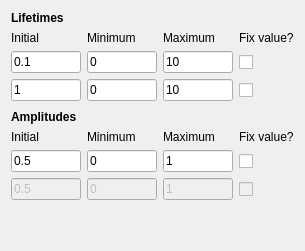
          <widget class="QWidget" name="page_2">
           <layout class="QGridLayout" name="gridLayout_3">
            <item row="2" column="3">
             <widget class="QCheckBox" name="check2Fix1">
              <property name="sizePolicy">
               <sizepolicy hsizetype="Minimum" vsizetype="Minimum">
                <horstretch>0</horstretch>
                <verstretch>0</verstretch>
               </sizepolicy>
              </property>
              <property name="text">
               <string/>
              </property>
             </widget>
            </item>
            <item row="0" column="0">
             <widget class="QLabel" name="label_11">
              <property name="sizePolicy">
               <sizepolicy hsizetype="Preferred" vsizetype="Minimum">
                <horstretch>0</horstretch>
                <verstretch>0</verstretch>
               </sizepolicy>
              </property>
              <property name="font">
               <font>
                <weight>75</weight>
                <bold>true</bold>
               </font>
              </property>
              <property name="text">
               <string>Lifetimes</string>
              </property>
             </widget>
            </item>
            <item row="5" column="0">
             <widget class="QLabel" name="label_25">
              <property name="sizePolicy">
               <sizepolicy hsizetype="Preferred" vsizetype="Minimum">
                <horstretch>0</horstretch>
                <verstretch>0</verstretch>
               </sizepolicy>
              </property>
              <property name="font">
               <font>
                <weight>75</weight>
                <bold>true</bold>
               </font>
              </property>
              <property name="text">
               <string>Amplitudes</string>
              </property>
             </widget>
            </item>
            <item row="3" column="3">
             <widget class="QCheckBox" name="check2Fix2">
              <property name="sizePolicy">
               <sizepolicy hsizetype="Minimum" vsizetype="Minimum">
                <horstretch>0</horstretch>
                <verstretch>0</verstretch>
               </sizepolicy>
              </property>
              <property name="text">
               <string/>
              </property>
             </widget>
            </item>
            <item row="6" column="3">
             <widget class="QLabel" name="label_22">
              <property name="sizePolicy">
               <sizepolicy hsizetype="Preferred" vsizetype="Minimum">
                <horstretch>0</horstretch>
                <verstretch>0</verstretch>
               </sizepolicy>
              </property>
              <property name="text">
               <string>Fix value?</string>
              </property>
             </widget>
            </item>
            <item row="1" column="0">
             <widget class="QLabel" name="label_9">
              <property name="sizePolicy">
               <sizepolicy hsizetype="Preferred" vsizetype="Minimum">
                <horstretch>0</horstretch>
                <verstretch>0</verstretch>
               </sizepolicy>
              </property>
              <property name="text">
               <string>Initial</string>
              </property>
             </widget>
            </item>
            <item row="4" column="0" colspan="4">
             <spacer name="verticalSpacer_9">
              <property name="orientation">
               <enum>Qt::Vertical</enum>
              </property>
              <property name="sizeType">
               <enum>QSizePolicy::Fixed</enum>
              </property>
              <property name="sizeHint" stdset="0">
               <size>
                <width>20</width>
                <height>3</height>
               </size>
              </property>
             </spacer>
            </item>
            <item row="6" column="0">
             <widget class="QLabel" name="label_23">
              <property name="sizePolicy">
               <sizepolicy hsizetype="Preferred" vsizetype="Minimum">
                <horstretch>0</horstretch>
                <verstretch>0</verstretch>
               </sizepolicy>
              </property>
              <property name="text">
               <string>Initial</string>
              </property>
             </widget>
            </item>
            <item row="3" column="2">
             <widget class="QLineEdit" name="line2Max2">
              <property name="sizePolicy">
               <sizepolicy hsizetype="Expanding" vsizetype="Minimum">
                <horstretch>0</horstretch>
                <verstretch>0</verstretch>
               </sizepolicy>
              </property>
              <property name="maximumSize">
               <size>
                <width>70</width>
                <height>16777215</height>
               </size>
              </property>
              <property name="text">
               <string>10</string>
              </property>
             </widget>
            </item>
            <item row="1" column="3">
             <widget class="QLabel" name="label_10">
              <property name="sizePolicy">
               <sizepolicy hsizetype="Preferred" vsizetype="Minimum">
                <horstretch>0</horstretch>
                <verstretch>0</verstretch>
               </sizepolicy>
              </property>
              <property name="text">
               <string>Fix value?</string>
              </property>
             </widget>
            </item>
            <item row="2" column="1">
             <widget class="QLineEdit" name="line2Min1">
              <property name="sizePolicy">
               <sizepolicy hsizetype="Expanding" vsizetype="Minimum">
                <horstretch>0</horstretch>
                <verstretch>0</verstretch>
               </sizepolicy>
              </property>
              <property name="maximumSize">
               <size>
                <width>70</width>
                <height>16777215</height>
               </size>
              </property>
              <property name="text">
               <string>0</string>
              </property>
             </widget>
            </item>
            <item row="6" column="1">
             <widget class="QLabel" name="label_26">
              <property name="sizePolicy">
               <sizepolicy hsizetype="Preferred" vsizetype="Minimum">
                <horstretch>0</horstretch>
                <verstretch>0</verstretch>
               </sizepolicy>
              </property>
              <property name="text">
               <string>Minimum</string>
              </property>
             </widget>
            </item>
            <item row="3" column="1">
             <widget class="QLineEdit" name="line2Min2">
              <property name="sizePolicy">
               <sizepolicy hsizetype="Expanding" vsizetype="Minimum">
                <horstretch>0</horstretch>
                <verstretch>0</verstretch>
               </sizepolicy>
              </property>
              <property name="maximumSize">
               <size>
                <width>70</width>
                <height>16777215</height>
               </size>
              </property>
              <property name="text">
               <string>0</string>
              </property>
             </widget>
            </item>
            <item row="7" column="3">
             <widget class="QCheckBox" name="check2AmpFix1">
              <property name="sizePolicy">
               <sizepolicy hsizetype="Minimum" vsizetype="Minimum">
                <horstretch>0</horstretch>
                <verstretch>0</verstretch>
               </sizepolicy>
              </property>
              <property name="text">
               <string/>
              </property>
             </widget>
            </item>
            <item row="1" column="2">
             <widget class="QLabel" name="label_8">
              <property name="sizePolicy">
               <sizepolicy hsizetype="Preferred" vsizetype="Minimum">
                <horstretch>0</horstretch>
                <verstretch>0</verstretch>
               </sizepolicy>
              </property>
              <property name="text">
               <string>Maximum</string>
              </property>
             </widget>
            </item>
            <item row="8" column="3">
             <widget class="QCheckBox" name="check2AmpFix2">
              <property name="enabled">
               <bool>false</bool>
              </property>
              <property name="sizePolicy">
               <sizepolicy hsizetype="Minimum" vsizetype="Minimum">
                <horstretch>0</horstretch>
                <verstretch>0</verstretch>
               </sizepolicy>
              </property>
              <property name="text">
               <string/>
              </property>
             </widget>
            </item>
            <item row="3" column="0">
             <widget class="QLineEdit" name="line2Init2">
              <property name="sizePolicy">
               <sizepolicy hsizetype="Expanding" vsizetype="Minimum">
                <horstretch>0</horstretch>
                <verstretch>0</verstretch>
               </sizepolicy>
              </property>
              <property name="maximumSize">
               <size>
                <width>70</width>
                <height>16777215</height>
               </size>
              </property>
              <property name="text">
               <string>1</string>
              </property>
             </widget>
            </item>
            <item row="2" column="2">
             <widget class="QLineEdit" name="line2Max1">
              <property name="sizePolicy">
               <sizepolicy hsizetype="Expanding" vsizetype="Minimum">
                <horstretch>0</horstretch>
                <verstretch>0</verstretch>
               </sizepolicy>
              </property>
              <property name="maximumSize">
               <size>
                <width>70</width>
                <height>16777215</height>
               </size>
              </property>
              <property name="text">
               <string>10</string>
              </property>
             </widget>
            </item>
            <item row="8" column="1">
             <widget class="QLineEdit" name="line2AmpMin2">
              <property name="enabled">
               <bool>false</bool>
              </property>
              <property name="sizePolicy">
               <sizepolicy hsizetype="Expanding" vsizetype="Minimum">
                <horstretch>0</horstretch>
                <verstretch>0</verstretch>
               </sizepolicy>
              </property>
              <property name="maximumSize">
               <size>
                <width>70</width>
                <height>16777215</height>
               </size>
              </property>
              <property name="text">
               <string>0</string>
              </property>
             </widget>
            </item>
            <item row="6" column="2">
             <widget class="QLabel" name="label_24">
              <property name="sizePolicy">
               <sizepolicy hsizetype="Preferred" vsizetype="Minimum">
                <horstretch>0</horstretch>
                <verstretch>0</verstretch>
               </sizepolicy>
              </property>
              <property name="text">
               <string>Maximum</string>
              </property>
             </widget>
            </item>
            <item row="7" column="0">
             <widget class="QLineEdit" name="line2AmpInit1">
              <property name="sizePolicy">
               <sizepolicy hsizetype="Expanding" vsizetype="Minimum">
                <horstretch>0</horstretch>
                <verstretch>0</verstretch>
               </sizepolicy>
              </property>
              <property name="maximumSize">
               <size>
                <width>70</width>
                <height>16777215</height>
               </size>
              </property>
              <property name="text">
               <string>0.5</string>
              </property>
             </widget>
            </item>
            <item row="7" column="2">
             <widget class="QLineEdit" name="line2AmpMax1">
              <property name="sizePolicy">
               <sizepolicy hsizetype="Expanding" vsizetype="Minimum">
                <horstretch>0</horstretch>
                <verstretch>0</verstretch>
               </sizepolicy>
              </property>
              <property name="maximumSize">
               <size>
                <width>70</width>
                <height>16777215</height>
               </size>
              </property>
              <property name="text">
               <string>1</string>
              </property>
             </widget>
            </item>
            <item row="7" column="1">
             <widget class="QLineEdit" name="line2AmpMin1">
              <property name="sizePolicy">
               <sizepolicy hsizetype="Expanding" vsizetype="Minimum">
                <horstretch>0</horstretch>
                <verstretch>0</verstretch>
               </sizepolicy>
              </property>
              <property name="maximumSize">
               <size>
                <width>70</width>
                <height>16777215</height>
               </size>
              </property>
              <property name="text">
               <string>0</string>
              </property>
             </widget>
            </item>
            <item row="2" column="0">
             <widget class="QLineEdit" name="line2Init1">
              <property name="sizePolicy">
               <sizepolicy hsizetype="Expanding" vsizetype="Minimum">
                <horstretch>0</horstretch>
                <verstretch>0</verstretch>
               </sizepolicy>
              </property>
              <property name="maximumSize">
               <size>
                <width>70</width>
                <height>16777215</height>
               </size>
              </property>
              <property name="text">
               <string>0.1</string>
              </property>
             </widget>
            </item>
            <item row="1" column="1">
             <widget class="QLabel" name="label_7">
              <property name="sizePolicy">
               <sizepolicy hsizetype="Preferred" vsizetype="Minimum">
                <horstretch>0</horstretch>
                <verstretch>0</verstretch>
               </sizepolicy>
              </property>
              <property name="text">
               <string>Minimum</string>
              </property>
             </widget>
            </item>
            <item row="8" column="2">
             <widget class="QLineEdit" name="line2AmpMax2">
              <property name="enabled">
               <bool>false</bool>
              </property>
              <property name="sizePolicy">
               <sizepolicy hsizetype="Expanding" vsizetype="Minimum">
                <horstretch>0</horstretch>
                <verstretch>0</verstretch>
               </sizepolicy>
              </property>
              <property name="maximumSize">
               <size>
                <width>70</width>
                <height>16777215</height>
               </size>
              </property>
              <property name="text">
               <string>1</string>
              </property>
             </widget>
            </item>
            <item row="8" column="0">
             <widget class="QLineEdit" name="line2AmpInit2">
              <property name="enabled">
               <bool>false</bool>
              </property>
              <property name="sizePolicy">
               <sizepolicy hsizetype="Expanding" vsizetype="Minimum">
                <horstretch>0</horstretch>
                <verstretch>0</verstretch>
               </sizepolicy>
              </property>
              <property name="maximumSize">
               <size>
                <width>70</width>
                <height>16777215</height>
               </size>
              </property>
              <property name="text">
               <string>0.5</string>
              </property>
             </widget>
            </item>
            <item row="9" column="0" colspan="4">
             <spacer name="verticalSpacer_5">
              <property name="orientation">
               <enum>Qt::Vertical</enum>
              </property>
              <property name="sizeHint" stdset="0">
               <size>
                <width>20</width>
                <height>40</height>
               </size>
              </property>
             </spacer>
            </item>
           </layout>
          </widget>
